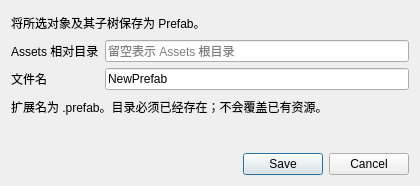
<?xml version="1.0" encoding="UTF-8"?>
<ui version="4.0">
 <class>PrefabSaveDialog</class>
 <widget class="QDialog" name="PrefabSaveDialog">
  <property name="windowTitle"><string>保存 Prefab</string></property>
  <property name="minimumSize"><size><width>420</width><height>0</height></size></property>
  <layout class="QVBoxLayout" name="verticalLayout">
   <item><widget class="QLabel" name="objectLabel"><property name="text"><string>将所选对象及其子树保存为 Prefab。</string></property><property name="wordWrap"><bool>true</bool></property></widget></item>
   <item><layout class="QFormLayout" name="formLayout">
    <item row="0" column="0"><widget class="QLabel" name="directoryLabel"><property name="text"><string>Assets 相对目录</string></property></widget></item>
    <item row="0" column="1"><widget class="QLineEdit" name="directoryEdit"><property name="placeholderText"><string>留空表示 Assets 根目录</string></property></widget></item>
    <item row="1" column="0"><widget class="QLabel" name="nameLabel"><property name="text"><string>文件名</string></property></widget></item>
    <item row="1" column="1"><widget class="QLineEdit" name="nameEdit"><property name="text"><string>NewPrefab</string></property></widget></item>
   </layout></item>
   <item><widget class="QLabel" name="helpLabel"><property name="text"><string>扩展名为 .prefab。目录必须已经存在；不会覆盖已有资源。</string></property><property name="wordWrap"><bool>true</bool></property></widget></item>
   <item><widget class="QLabel" name="errorLabel"><property name="text"><string/></property><property name="wordWrap"><bool>true</bool></property><property name="textInteractionFlags"><set>Qt::TextSelectableByMouse</set></property></widget></item>
   <item><widget class="QDialogButtonBox" name="buttonBox"><property name="standardButtons"><set>QDialogButtonBox::Cancel|QDialogButtonBox::Save</set></property></widget></item>
  </layout>
 </widget>
 <resources/>
 <connections/>
</ui>
